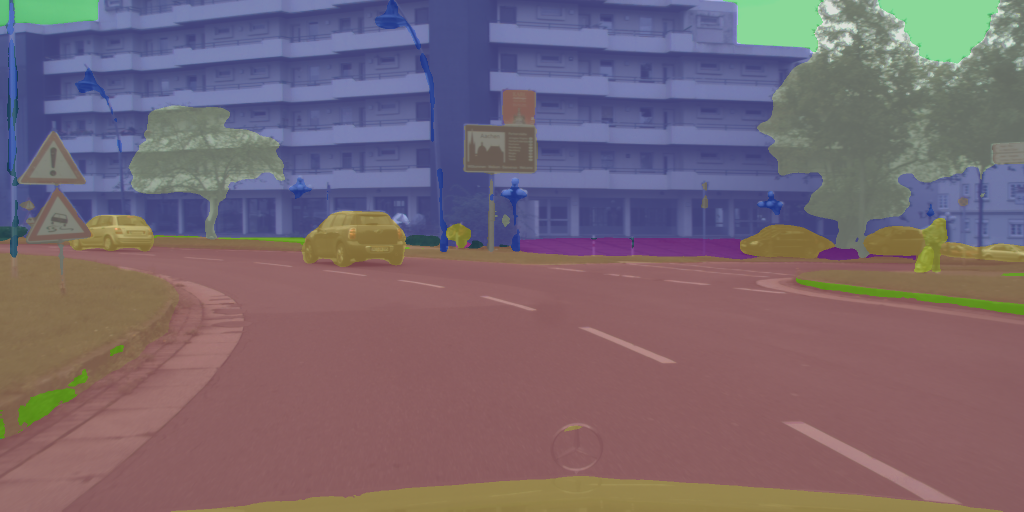
#> input picture cityscapes_segmentation.png, 2048 x 1024 px (shown at 1/2 size)
$ python click_label_viewer.py --image cityscapes_depth.png
#> lines starting #> are read from the running program, lines starting #| are printed output that depends on the picture
#!/usr/bin/env python3
# -*- coding: utf-8 -*-
import cv2
import numpy as np
from pathlib import Path
import argparse
import sys

# 파일 선택 창
try:
    import tkinter as tk
    from tkinter import filedialog
    TK_OK = True
except Exception:
    TK_OK = False

# ─────────────────────────────────────────────────────────────
# 타깃 클래스(0~29), 255=unknown
# ─────────────────────────────────────────────────────────────
TARGET30 = [
    "obstacle","bench","bicycle","boardwalk","bollard","box","bus_stop","bush","car",
    "construction_fence","crosswalk","dirt_road","elevator","escalator","fire_hydrant",
    "ground_transformer","mailbox","motorcycle","person","railing","road","stair",
    "standing_signboard","stone","street_light","traffic_cone","traffic_light","trash_bin",
    "tree","utility_pole",
]
IGNORE_ID = 255

def colorize_mask(mask_hw: np.ndarray, num_classes: int) -> np.ndarray:
    """고정 랜덤 팔레트로 색칠 (0..num_classes-1), 그 외 값은 회색."""
    rng = np.random.default_rng(42)
    palette = (rng.integers(0, 256, size=(num_classes, 3))).astype(np.uint8)
    h, w = mask_hw.shape[:2]
    out = np.zeros((h, w, 3), dtype=np.uint8)
    valid = (mask_hw >= 0) & (mask_hw < num_classes)
    out[valid] = palette[mask_hw[valid]]
    out[~valid] = (200, 200, 200)  # unknown 등
    return out

def overlay(img_rgb: np.ndarray, mask_rgb: np.ndarray, alpha: float = 0.5) -> np.ndarray:
    if img_rgb.shape[:2] != mask_rgb.shape[:2]:
        mask_rgb = cv2.resize(mask_rgb, (img_rgb.shape[1], img_rgb.shape[0]), interpolation=cv2.INTER_NEAREST)
    out = cv2.addWeighted(img_rgb.astype(np.float32), 1 - alpha,
                          mask_rgb.astype(np.float32), alpha, 0.0)
    return out.clip(0, 255).astype(np.uint8)

def pick_file_dialog(title: str, filetypes=(("이미지 파일", "*.png *.jpg *.jpeg *.bmp *.webp"), ("모든 파일", "*.*"))):
    if not TK_OK:
        return None
    root = tk.Tk()
    root.withdraw()
    path = filedialog.askopenfilename(title=title, filetypes=filetypes)
    root.update()
    root.destroy()
    return path if path else None

def read_image_rgb(path: Path) -> np.ndarray:
    img = cv2.imread(str(path), cv2.IMREAD_COLOR)
    if img is None:
        raise FileNotFoundError(f"이미지를 열 수 없습니다: {path}")
    return cv2.cvtColor(img, cv2.COLOR_BGR2RGB)

def read_label_gray(path: Path) -> np.ndarray:
    """라벨 PNG(0..29, 255)를 8비트 단일 채널로 읽기"""
    lbl = cv2.imread(str(path), cv2.IMREAD_UNCHANGED)
    if lbl is None:
        raise FileNotFoundError(f"라벨을 열 수 없습니다: {path}")
    if lbl.ndim == 3:
        lbl = lbl[:, :, 0]
    lbl = lbl.astype(np.uint8)
    return lbl

def put_text_panel(img_bgr, lines, topleft=(8, 8)):
    """반투명 패널에 텍스트"""
    x, y = topleft
    pad = 6
    line_h = 20
    w = max([cv2.getTextSize(s, cv2.FONT_HERSHEY_SIMPLEX, 0.5, 1)[0][0] for s in lines] + [1]) + 2*pad
    h = line_h*len(lines) + 2*pad
    overlay_img = img_bgr.copy()
    cv2.rectangle(overlay_img, (x, y), (x+w, y+h), (0, 0, 0), -1)
    img = cv2.addWeighted(overlay_img, 0.35, img_bgr, 0.65, 0)
    yy = y + pad + 14
    for s in lines:
        cv2.putText(img, s, (x+pad, yy), cv2.FONT_HERSHEY_SIMPLEX, 0.5, (255,255,255), 1, cv2.LINE_AA)
        yy += line_h
    return img

def majority_label(lbl, x, y, k=1):
    """(x,y) 주변 (2k+1)^2 영역 다수결 (경계 자동 클램프)"""
    h, w = lbl.shape
    x0, x1 = max(0, x-k), min(w-1, x+k)
    y0, y1 = max(0, y-k), min(h-1, y+k)
    patch = lbl[y0:y1+1, x0:x1+1].reshape(-1)
    vals, cnts = np.unique(patch, return_counts=True)
    order = np.argsort(-cnts)
    for idx in order:
        v = vals[idx]
        if v != IGNORE_ID:
            return int(v)
    return int(IGNORE_ID)

def find_label_from_image(img_path: Path) -> Path | None:
    """이미지 경로를 기준으로 *_ids.png(또는 *_ids16.png) 라벨 파일 자동 탐색"""
    cand = [
        img_path.with_name(img_path.stem + "_ids.png"),
        img_path.with_name(img_path.stem + "_ids16.png"),
    ]
    for c in cand:
        if c.exists():
            return c
    return None

def main():
    ap = argparse.ArgumentParser(description="클릭한 픽셀의 세그먼트 라벨 보기 (0..29, 255=unknown)")
    ap.add_argument("--image", type=str, default="", help="표시할 원본 이미지 경로 (선택)")
    ap.add_argument("--label", type=str, default="", help="라벨 PNG 경로(단일채널 0..29, 255)")
    ap.add_argument("--sample-k", type=int, default=1, help="클릭 주변 다수결 반경 k(1이면 3x3)")
    ap.add_argument("--alpha", type=float, default=0.5, help="오버레이 알파값")
    args = ap.parse_args()

    img_path = Path(args.image) if args.image else None
    lbl_path = Path(args.label) if args.label else None

    # 이미지만 주어졌다면, 같은 폴더의 <이미지이름>_ids.png(또는 _ids16.png)를 자동으로 찾음
    if img_path and img_path.exists() and (lbl_path is None or not lbl_path.exists()):
        auto_lbl = find_label_from_image(img_path)
        if auto_lbl is not None:
            lbl_path = auto_lbl

    # 파일 선택창
    if img_path is None or not img_path.exists():
        p = pick_file_dialog("원본 이미지 선택")
        if p:
            img_path = Path(p)
            # 이미지 선택 후 자동 라벨 탐색
            auto_lbl = find_label_from_image(img_path)
            if auto_lbl is not None:
                lbl_path = auto_lbl

    if lbl_path is None or not lbl_path.exists():
        p = pick_file_dialog("라벨 PNG 선택(0..29, 255)")
#> the answer given: cityscapes_segmentation.png
        if p:
            lbl_path = Path(p)

    if lbl_path is None or not lbl_path.exists():
        print("[ERR] 라벨 PNG를 지정해야 합니다 (--label 또는 *_ids.png 자동탐색/파일 선택).")
        sys.exit(1)

    # 라벨만 있어도 동작 가능(색칠 화면에 클릭)
    lbl = read_label_gray(lbl_path)
#> in read_label_gray, lbl is the input picture: shape (1024, 2048, 3); mean B, G, R 112.8, 103.6, 119.7
#> in read_label_gray, `lbl = lbl[:, :, 0]`:
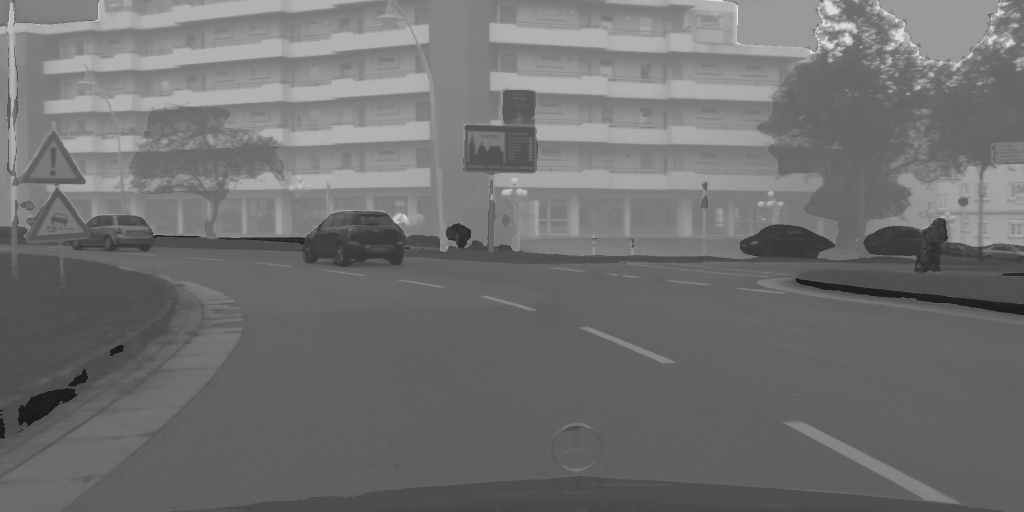
#> lbl: shape (1024, 2048) (shown at 1/2 size); min 19, max 237, mean 112.8
    h_lbl, w_lbl = lbl.shape[:2]
#> h_lbl = 1024; w_lbl = 2048

    if img_path and img_path.exists():
        img_rgb = read_image_rgb(img_path)
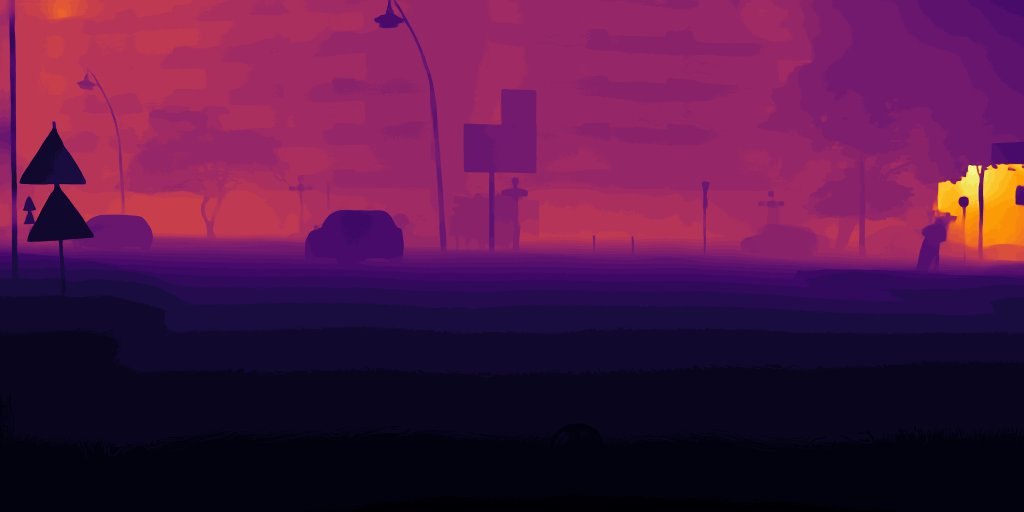
#> input picture cityscapes_depth.png, 2048 x 1024 px (shown at 1/2 size)
#> in read_image_rgb, img is the input picture: shape (1024, 2048, 3); mean B, G, R 69.7, 23.7, 83.6
    else:
        img_rgb = colorize_mask(lbl, len(TARGET30))
    h_img, w_img = img_rgb.shape[:2]
#> h_img = 1024; w_img = 2048

    # 보기용 라벨 리사이즈
    if (h_img, w_img) != (h_lbl, w_lbl):
        lbl_for_vis = cv2.resize(lbl, (w_img, h_img), interpolation=cv2.INTER_NEAREST)
        use_resized_label = True
    else:
        lbl_for_vis = lbl
        use_resized_label = False

    mask_rgb = colorize_mask(lbl_for_vis.clip(0, len(TARGET30)-1), len(TARGET30))
#> in colorize_mask, `valid = (mask_hw >= 0) & (mask_hw < num_classes)`: valid: shape (1024, 2048) bool; every value is 1
#> in colorize_mask, `out[valid] = palette[mask_hw[valid]]`:
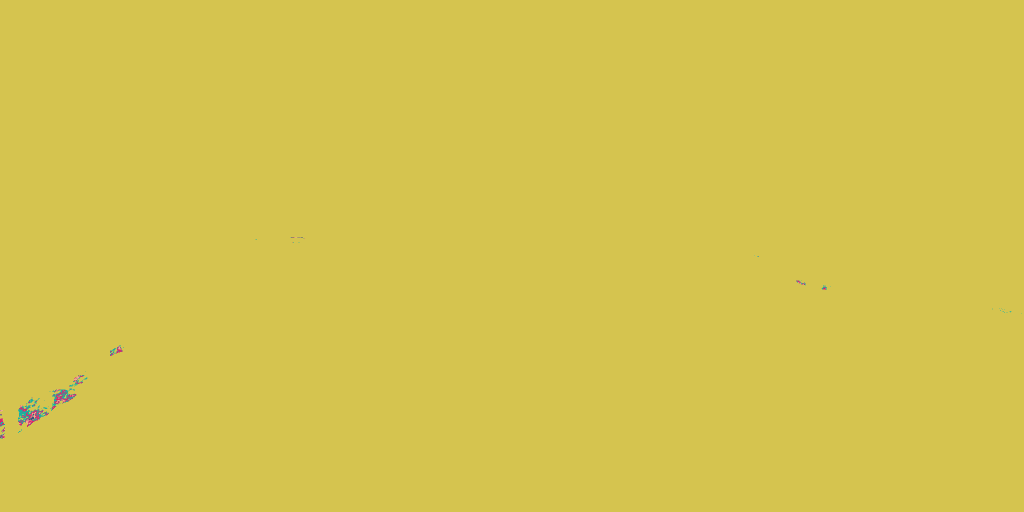
#> out: shape (1024, 2048, 3) (shown at 1/2 size); mean of channels 0, 1, 2 79.1, 195.9, 212.9; drawn as B, G, R
    img_bgr = cv2.cvtColor(img_rgb, cv2.COLOR_RGB2BGR)
    overlay_on = True
    help_on = True

    def compose_frame():
        base = overlay(img_rgb, mask_rgb, args.alpha) if overlay_on else img_rgb.copy()
#> in overlay, `out = cv2.addWeighted(img_rgb.astype(np.float32), 1 - alpha, mask_rgb...`:
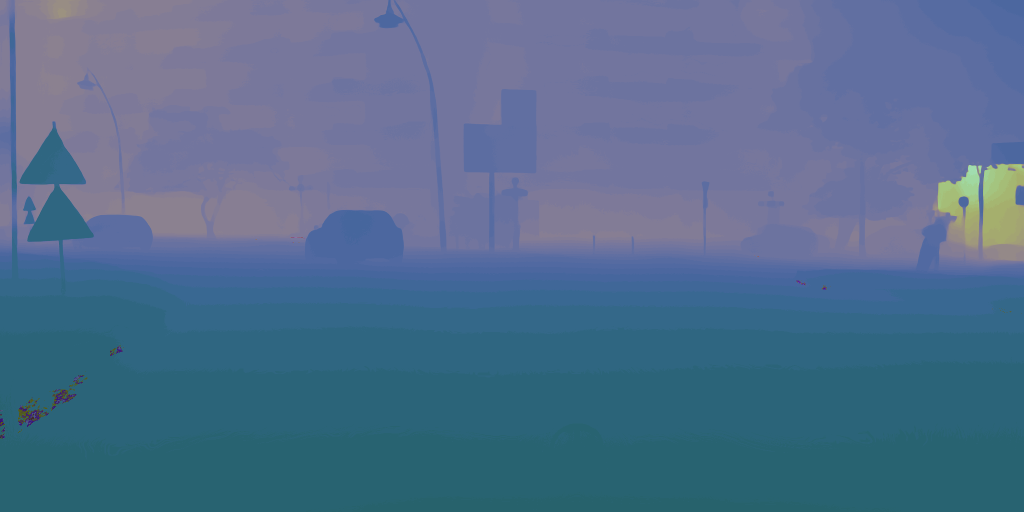
#> out: shape (1024, 2048, 3) float32 (shown at 1/2 size); mean R, G, B 82.8, 107.7, 144.4
#> in overlay, `return out.clip(0, 255).astype(np.uint8)`:
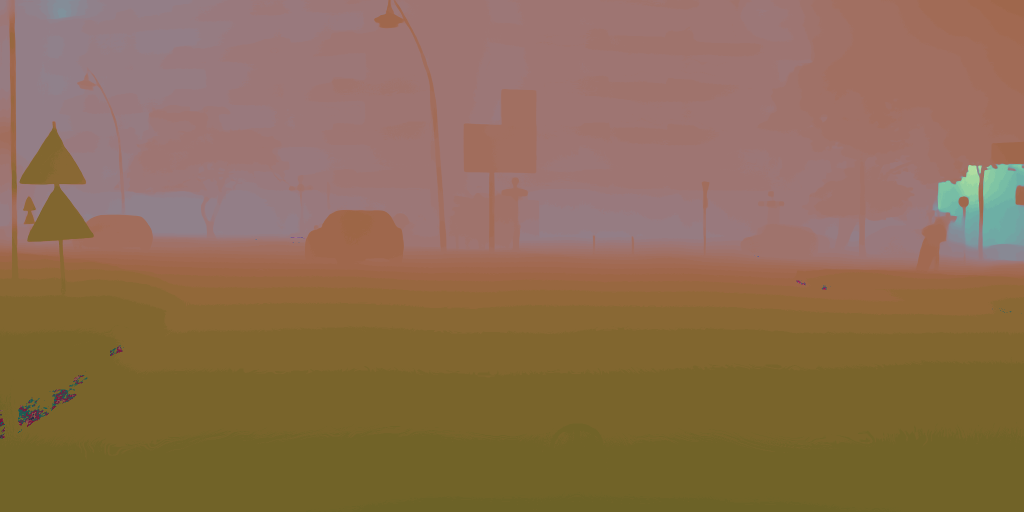
#> returned value: shape (1024, 2048, 3) (shown at 1/2 size); mean of channels 0, 1, 2 81, 109.6, 141; drawn as B, G, R
        out = cv2.cvtColor(base, cv2.COLOR_RGB2BGR)
        if help_on:
            lines = [
                "[조작] 좌클릭: 픽셀 라벨 보기 / h: 도움말 토글 / o: 오버레이 토글 / q or ESC: 종료",
                f"이미지 크기: {w_img}x{h_img}, 라벨 크기: {w_lbl}x{h_lbl}, overlay={overlay_on}"
            ]
            return put_text_panel(out, lines, (8, 8))
        return out

    win = "Seg Click Viewer"
    cv2.namedWindow(win, cv2.WINDOW_NORMAL)
    frame = compose_frame()
#> in put_text_panel, `cv2.rectangle(overlay_img, (x, y), (x+w, y+h), (0, 0, 0), -1)`:
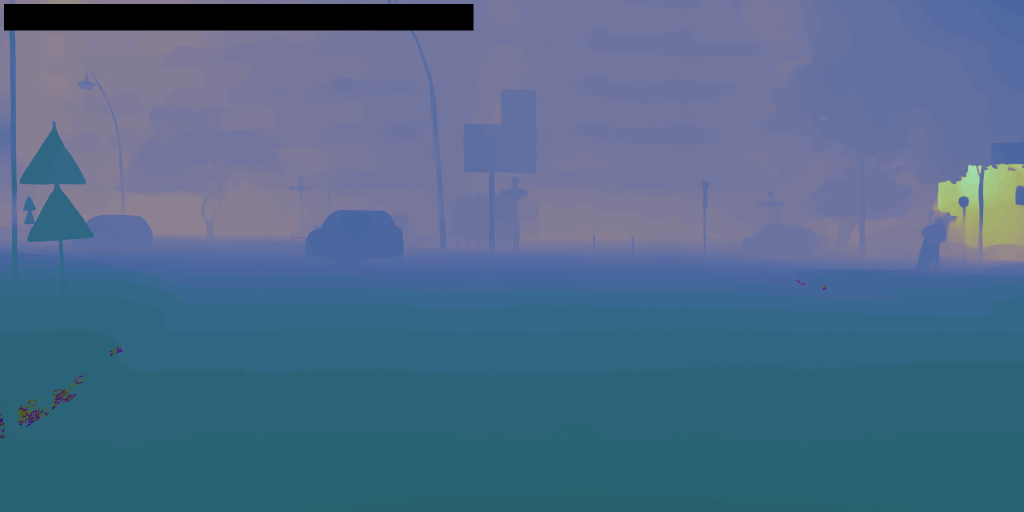
#> overlay_img: shape (1024, 2048, 3) (shown at 1/2 size); mean B, G, R 137.4, 106.8, 78.1
#> after the loop in put_text_panel, `for s in lines:`:
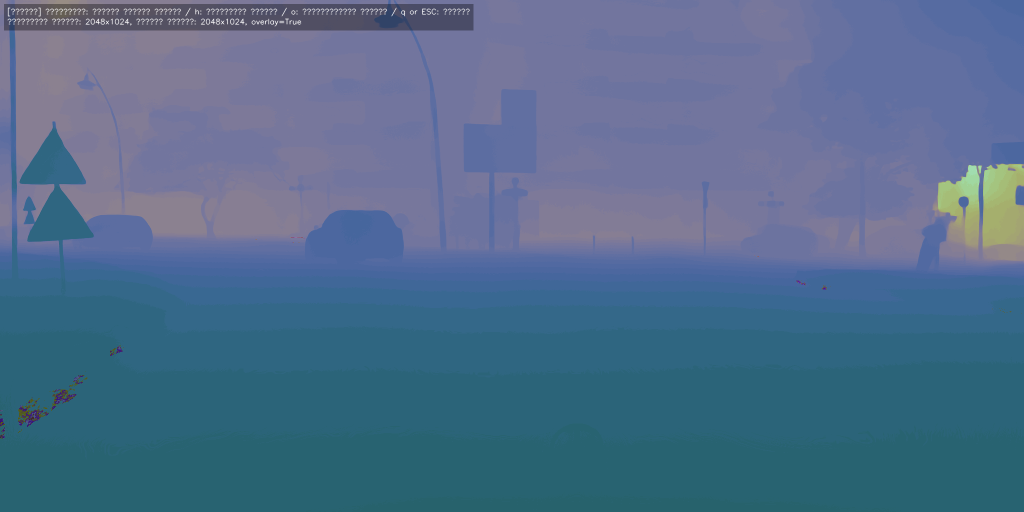
#> img: shape (1024, 2048, 3) (shown at 1/2 size); mean B, G, R 140, 108.9, 80.3
#> after the loop in put_text_panel, `for s in lines:`: yy = 68
    cv2.imshow(win, frame)

    def on_mouse(event, x, y, flags, userdata):
        nonlocal frame
        if event == cv2.EVENT_LBUTTONDOWN:
            if use_resized_label:
                x_l = int(round(x * (w_lbl / w_img)))
                y_l = int(round(y * (h_lbl / h_img)))
                x_l = np.clip(x_l, 0, w_lbl-1)
                y_l = np.clip(y_l, 0, h_lbl-1)
            else:
                x_l, y_l = x, y
            lbl_id = majority_label(lbl, x_l, y_l, k=args.sample_k)

            if lbl_id == IGNORE_ID:
                name = "UNKNOWN/IGNORE"
            elif 0 <= lbl_id < len(TARGET30):
                name = TARGET30[lbl_id]
            else:
                name = f"INVALID({lbl_id})"

            vis = compose_frame()
            txt = f"(x={x}, y={y}) → label={lbl_id} [{name}]"
            vis = put_text_panel(vis, [txt], (8, 60))
            cv2.imshow(win, vis)
            frame = vis
            print(txt)

    cv2.setMouseCallback(win, on_mouse)

    try:
        while True:
            # 창이 닫히면 자동 종료
            if cv2.getWindowProperty(win, cv2.WND_PROP_VISIBLE) < 1:
                break
            key = cv2.waitKey(30) & 0xFF
#> (key q is pressed here)
            if key in (27, ord('q'), ord('Q')):  # ESC or q
                break
            elif key in (ord('o'), ord('O')):
                overlay_on = not overlay_on
                frame = compose_frame()
                cv2.imshow(win, frame)
            elif key in (ord('h'), ord('H')):
                help_on = not help_on
                frame = compose_frame()
                cv2.imshow(win, frame)
    finally:
        cv2.destroyAllWindows()

if __name__ == "__main__":
    main()
